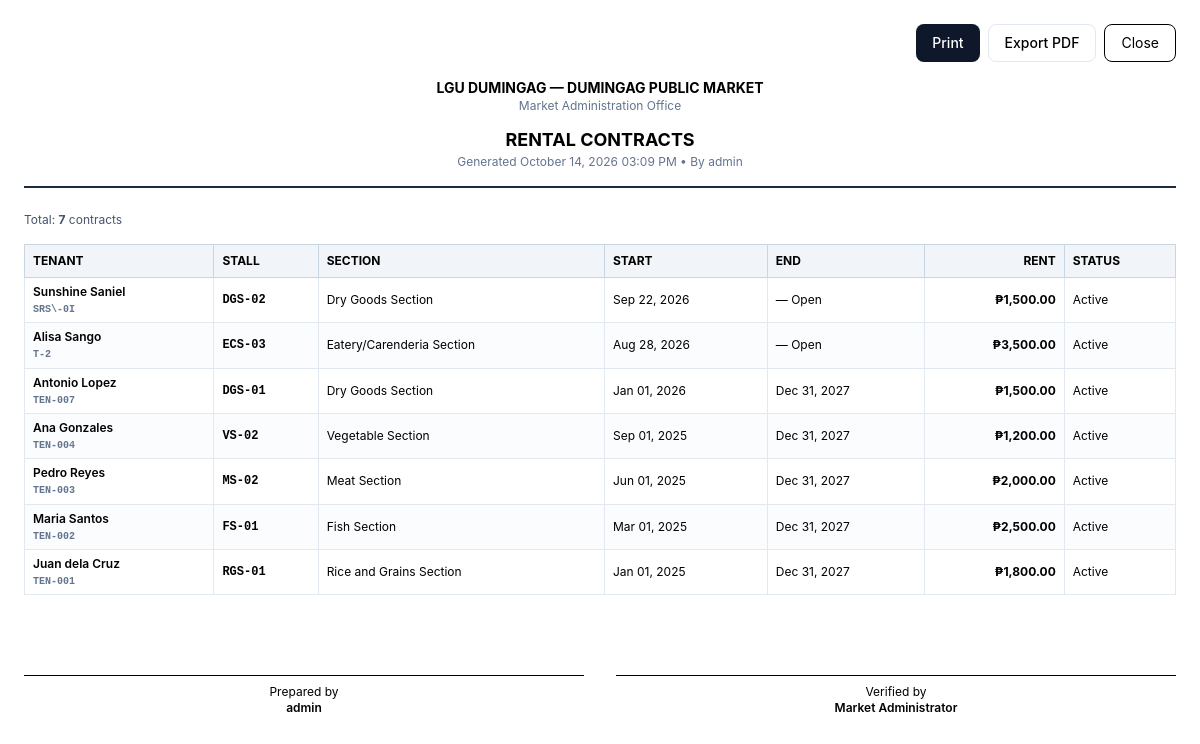
Screenshot of /contracts/print/ (signed in) with the database file from the repository.
### core/models.py (models this page shows, shortened)
class SystemSetting(models.Model):
    PENALTY_TYPE_CHOICES = [
        ('fixed', 'Fixed'),
        ('percentage', 'Percentage'),
    ]
    municipality_name = models.CharField(max_length=200)
    market_name = models.CharField(max_length=200)
    office_name = models.CharField(max_length=200)
    receipt_prefix = models.CharField(max_length=20)
    default_due_day = models.PositiveIntegerField(default=5)
    penalty_type = models.CharField(max_length=20, choices=PENALTY_TYPE_CHOICES, default='percentage')
    penalty_value = models.DecimalField(max_digits=10, decimal_places=2, default=0)
    grace_period = models.PositiveIntegerField(default=5)
    logo = models.ImageField(upload_to='logos/', blank=True, null=True)
    theme_color = models.CharField(max_length=7, default='#003366')
    terms_and_conditions = models.TextField(
        default=DEFAULT_CONTRACT_TERMS,
        blank=True,
        help_text='One clause per line. Printed on every rental contract.',
    )
    class Meta:
        verbose_name = 'System Setting'
        verbose_name_plural = 'System Settings'

class RentalContract(models.Model):
    STATUS_CHOICES = [
        ('Active', 'Active'),
        ('Expired', 'Expired'),
        ('Terminated', 'Terminated'),
        ('Pending', 'Pending'),
    ]
    tenant = models.ForeignKey(Tenant, on_delete=models.CASCADE, related_name='contracts')
    stall = models.ForeignKey(Stall, on_delete=models.CASCADE, related_name='contracts')
    start_date = models.DateField()
    end_date = models.DateField(null=True, blank=True)
    monthly_rent = models.DecimalField(max_digits=10, decimal_places=2)
    due_day = models.PositiveIntegerField(default=5)
    security_deposit = models.DecimalField(max_digits=10, decimal_places=2, default=0)
    status = models.CharField(max_length=20, choices=STATUS_CHOICES, default='Active')
    remarks = models.TextField(blank=True)
    created_at = models.DateTimeField(auto_now_add=True)
    updated_at = models.DateTimeField(auto_now=True)
    class Meta:
        ordering = ['-start_date']
        constraints = [
            models.UniqueConstraint(
                fields=['stall', 'status'],
                name='unique_active_contract_per_stall',
                condition=models.Q(status='Active'),
            ),
        ]

class Tenant(models.Model):
    STATUS_CHOICES = [
        ('Active', 'Active'),
        ('Inactive', 'Inactive'),
        ('Suspended', 'Suspended'),
        ('Terminated', 'Terminated'),
    ]
    tenant_id = models.CharField(max_length=20, unique=True)
    user = models.OneToOneField(User, on_delete=models.SET_NULL, null=True, blank=True, related_name='tenant')
    full_name = models.CharField(max_length=200)
    first_name = models.CharField(max_length=100, blank=True)
    middle_name = models.CharField(max_length=100, blank=True)
    last_name = models.CharField(max_length=100, blank=True)
    address = models.TextField()
    street = models.CharField(max_length=200, blank=True)
    barangay = models.CharField(max_length=100, blank=True)
    municipality = models.CharField(max_length=100, blank=True)
    province = models.CharField(max_length=100, blank=True)
    contact_number = models.CharField(max_length=20)
    email = models.EmailField(blank=True)
    valid_id_type = models.CharField(max_length=100, blank=True)
    valid_id_number = models.CharField(max_length=100, blank=True)
    valid_id_image = models.ImageField(upload_to='tenant_ids/', blank=True, null=True)
    business_name = models.CharField(max_length=200, blank=True)
    business_type = models.CharField(max_length=100, blank=True)
    emergency_contact_name = models.CharField(max_length=200, blank=True)
    emergency_contact_number = models.CharField(max_length=20, blank=True)
    status = models.CharField(max_length=20, choices=STATUS_CHOICES, default='Active')
    date_registered = models.DateField(auto_now_add=True)
    notes = models.TextField(blank=True)
    created_at = models.DateTimeField(auto_now_add=True)
    updated_at = models.DateTimeField(auto_now=True)
    class Meta:
        ordering = ['full_name']

class Stall(models.Model):
    STATUS_CHOICES = [
        ('Vacant', 'Vacant'),
        ('Occupied', 'Occupied'),
        ('Reserved', 'Reserved'),
        ('Maintenance', 'Maintenance'),
    ]
    stall_number = models.CharField(max_length=20, unique=True)
    section = models.ForeignKey(MarketSection, on_delete=models.CASCADE, related_name='stalls')
    stall_type = models.ForeignKey(StallType, on_delete=models.SET_NULL, null=True, related_name='stalls')
    size = models.DecimalField(max_digits=8, decimal_places=2, blank=True, null=True)
    monthly_rate = models.DecimalField(max_digits=10, decimal_places=2)
    status = models.CharField(max_length=20, choices=STATUS_CHOICES, default='Vacant')
    remarks = models.TextField(blank=True)
    created_at = models.DateTimeField(auto_now_add=True)
    updated_at = models.DateTimeField(auto_now=True)
    class Meta:
        ordering = ['stall_number']

class MarketSection(models.Model):
    name = models.CharField(max_length=100, unique=True)
    description = models.TextField(blank=True)
    class Meta:
        ordering = ['name']

### core/views/contracts.py (the view, shortened to what this page needs)
# urls.py: path('contracts/print/', contract_list_print, name='contract_list_print'),
@staff_required
def contract_list_print(request):
    contracts = RentalContract.objects.select_related('tenant', 'stall', 'stall__section').all().order_by('-created_at', '-id')
    status_filter = request.GET.get('status')
    search_query = (request.GET.get('search') or '').strip()
    if status_filter:
        contracts = contracts.filter(status=status_filter)
    from core.models import SystemSetting
    context = {
        'contracts': contracts,
        'status_filter': status_filter,
        'search_query': search_query,
        'system_settings': SystemSetting.objects.first(),
        'user': request.user,
        'now': __import__('django.utils.timezone', fromlist=['now']).now(),
    }
    return render(request, 'contracts/print_list.html', context)

### core/context_processors.py (called while the page is built)
def system_settings(request):
    settings = SystemSetting.objects.first()
    return {'system_settings': settings}

def static_version(request):
    try:
        mtime = int((settings.BASE_DIR / "static" / "css" / "output.css").stat().st_mtime)
    except OSError:
        mtime = ""
    return {"STATIC_VERSION": mtime}

### core/permissions.py (called while the page is built)
def get_user_role(user):
    try:
        return user.profile.role
    except Exception:
        if user.is_superuser:
            return 'admin'
        return None

def role_required(allowed_roles):
    allowed = set(allowed_roles)
    def decorator(view_func):
        @wraps(view_func)
        @login_required
        def _wrapped(request, *args, **kwargs):
            role = get_user_role(request.user)
            if request.user.is_superuser:
                return view_func(request, *args, **kwargs)
            if role not in allowed:
                messages.error(request, 'You do not have permission to access that page.')
                return redirect('dashboard')
            return view_func(request, *args, **kwargs)
        return _wrapped
    return decorator

### templates/contracts/print_list.html (shortened to what this page needs)
{% load static humanize %}<!DOCTYPE html>
<html lang="en">
<head>
  <link rel="stylesheet" href="{% static 'css/output.css' %}?v={{ STATIC_VERSION }}">
</head>
<body class="bg-white p-6 font-sans">
  <div class="max-w-6xl mx-auto">
    <div class="no-print mb-4 flex justify-end gap-2">
      <button onclick="window.print()" class="rounded-lg bg-slate-900 px-4 py-2 text-sm font-medium text-white">Print</button>
      <a href="{% url 'contract_list_export_pdf' %}?{{ request.GET.urlencode }}" class="rounded-lg border border-slate-200 bg-white px-4 py-2 text-sm font-medium">Export PDF</a>
      <button onclick="window.close()" class="rounded-lg border px-4 py-2 text-sm">Close</button>
    </div>
    <div class="text-center border-b-2 border-slate-800 pb-4 mb-6">
      <h1 class="text-sm font-bold uppercase">{{ system_settings.municipality_name|default:"Municipality" }} — {{ system_settings.market_name|default:"Public Market" }}</h1>
      <p class="text-xs text-slate-500">{{ system_settings.office_name|default:"" }}</p>
      <h2 class="mt-3 text-lg font-bold uppercase">Rental Contracts</h2>
      <p class="text-xs text-slate-500">Generated {{ now|date:"F d, Y h:i A" }} • By {{ user.get_full_name|default:user.username }}</p>
    </div>
    <div class="mb-4 text-xs text-slate-600">Total: <strong>{{ contracts.count }}</strong> contracts</div>
    <table class="w-full border-collapse text-xs">
      <thead><tr class="bg-slate-100">
        <th class="border border-slate-300 px-2 py-2 text-left uppercase">Tenant</th>
        <th class="border border-slate-300 px-2 py-2 text-left uppercase">Stall</th>
        <th class="border border-slate-300 px-2 py-2 text-left uppercase">Section</th>
        <th class="border border-slate-300 px-2 py-2 text-left uppercase">Start</th>
        <th class="border border-slate-300 px-2 py-2 text-left uppercase">End</th>
        <th class="border border-slate-300 px-2 py-2 text-right uppercase">Rent</th>
        <th class="border border-slate-300 px-2 py-2 text-left uppercase">Status</th>
      </tr></thead>
      <tbody>
        {% for c in contracts %}
        <tr class="even:bg-slate-50/50">
          <td class="border border-slate-200 px-2 py-1.5 font-semibold">{{ c.tenant.full_name }}<br><span class="font-mono text-[10px] text-slate-500">{{ c.tenant.tenant_id }}</span></td>
          <td class="border border-slate-200 px-2 py-1.5 font-mono font-bold">{{ c.stall.stall_number }}</td>
          <td class="border border-slate-200 px-2 py-1.5">{{ c.stall.section.name }}</td>
          <td class="border border-slate-200 px-2 py-1.5">{{ c.start_date|date:"M d, Y" }}</td>
          <td class="border border-slate-200 px-2 py-1.5">{{ c.end_date|date:"M d, Y"|default:"— Open" }}</td>
          <td class="border border-slate-200 px-2 py-1.5 text-right font-bold">₱{{ c.monthly_rent|floatformat:2|intcomma }}</td>
          <td class="border border-slate-200 px-2 py-1.5">{{ c.status }}</td>
        </tr>
        {% empty %}<tr><td colspan="7" class="border text-center py-4 text-slate-400">No contracts found</td></tr>{% endfor %}
      </tbody>
    </table>
    <div class="mt-8 grid grid-cols-2 gap-8 text-center text-xs"><div class="border-t pt-2 mt-12">Prepared by<br><span class="font-semibold">{{ user.get_full_name|default:user.username }}</span></div><div class="border-t pt-2 mt-12">Verified by<br><span class="font-semibold">Market Administrator</span></div></div>
  </div>
</body>
</html>

### rows the page displays
SystemSetting: municipality_name "LGU DUMINGAG", market_name "DUMINGAG PUBLIC MARKET", office_name "Market Administration Office"
RentalContract: tenant.full_name "Sunshine Saniel", tenant.tenant_id "SRS\\-0I", stall.stall_number "DGS-02", stall.section.name "Dry Goods Section", start_date "Sep 22, 2026", end_date "— Open", monthly_rent "1,500.00", status "Active"
RentalContract: tenant.full_name "Alisa Sango", tenant.tenant_id "T-2", stall.stall_number "ECS-03", stall.section.name "Eatery/Carenderia Section", start_date "Aug 28, 2026", end_date "— Open", monthly_rent "3,500.00", status "Active"
RentalContract: tenant.full_name "Antonio Lopez", tenant.tenant_id "TEN-007", stall.stall_number "DGS-01", stall.section.name "Dry Goods Section", start_date "Jan 01, 2026", end_date "Dec 31, 2027", monthly_rent "1,500.00", status "Active"
RentalContract: tenant.full_name "Ana Gonzales", tenant.tenant_id "TEN-004", stall.stall_number "VS-02", stall.section.name "Vegetable Section", start_date "Sep 01, 2025", end_date "Dec 31, 2027", monthly_rent "1,200.00", status "Active"
RentalContract: tenant.full_name "Pedro Reyes", tenant.tenant_id "TEN-003", stall.stall_number "MS-02", stall.section.name "Meat Section", start_date "Jun 01, 2025", end_date "Dec 31, 2027", monthly_rent "2,000.00", status "Active"
RentalContract: tenant.full_name "Maria Santos", tenant.tenant_id "TEN-002", stall.stall_number "FS-01", stall.section.name "Fish Section", start_date "Mar 01, 2025", end_date "Dec 31, 2027", monthly_rent "2,500.00", status "Active"
RentalContract: tenant.full_name "Juan dela Cruz", tenant.tenant_id "TEN-001", stall.stall_number "RGS-01", stall.section.name "Rice and Grains Section", start_date "Jan 01, 2025", end_date "Dec 31, 2027", monthly_rent "1,800.00", status "Active"

### other values shown
{{ now|date:"F d, Y h:i A" }} "October 14, 2026 03:09 PM"
{{ user.get_full_name|default:user.username }} "admin"
{{ contracts.count }} "7"
